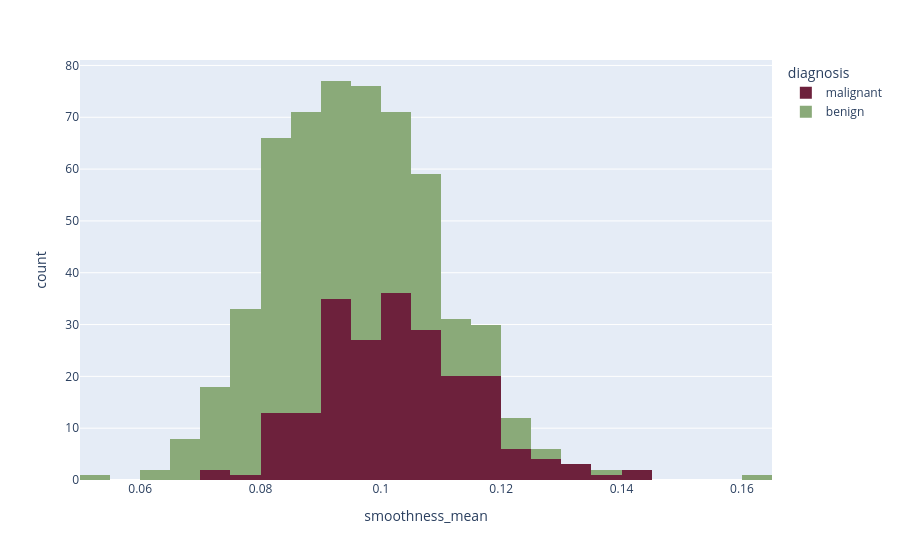

Notebook source saved alongside this figure:
### Code cell
fig = px.histogram(df,
                    x = "smoothness_mean",
                    color="diagnosis",
                    color_discrete_sequence=['#6D213C','#8AAA79'])
fig.show()

### Figure 1 — Plotly figure (JSON) as saved in the notebook; plotly's stock layout.template omitted (floating-point values rounded to 4 significant figures; data arrays with more than 128 entries replaced by an {"elided": "..."} marker saying what was removed)
{"data": [{"bingroup": "x", "hovertemplate": "diagnosis=malignant<br>smoothness_mean=%{x}<br>count=%{y}<extra></extra>", "legendgroup": "malignant", "marker": {"color": "#6D213C", "pattern": {"shape": ""}}, "name": "malignant", "orientation": "v", "showlegend": true, "type": "histogram", "x": {"elided": "212 float values"}, "xaxis": "x", "yaxis": "y"}, {"bingroup": "x", "hovertemplate": "diagnosis=benign<br>smoothness_mean=%{x}<br>count=%{y}<extra></extra>", "legendgroup": "benign", "marker": {"color": "#8AAA79", "pattern": {"shape": ""}}, "name": "benign", "orientation": "v", "showlegend": true, "type": "histogram", "x": {"elided": "357 float values"}, "xaxis": "x", "yaxis": "y"}], "layout": {"barmode": "relative", "legend": {"title": {"text": "diagnosis"}, "tracegroupgap": 0}, "margin": {"t": 60}, "xaxis": {"anchor": "y", "domain": [0, 1], "title": {"text": "smoothness_mean"}}, "yaxis": {"anchor": "x", "domain": [0, 1], "title": {"text": "count"}}}}
